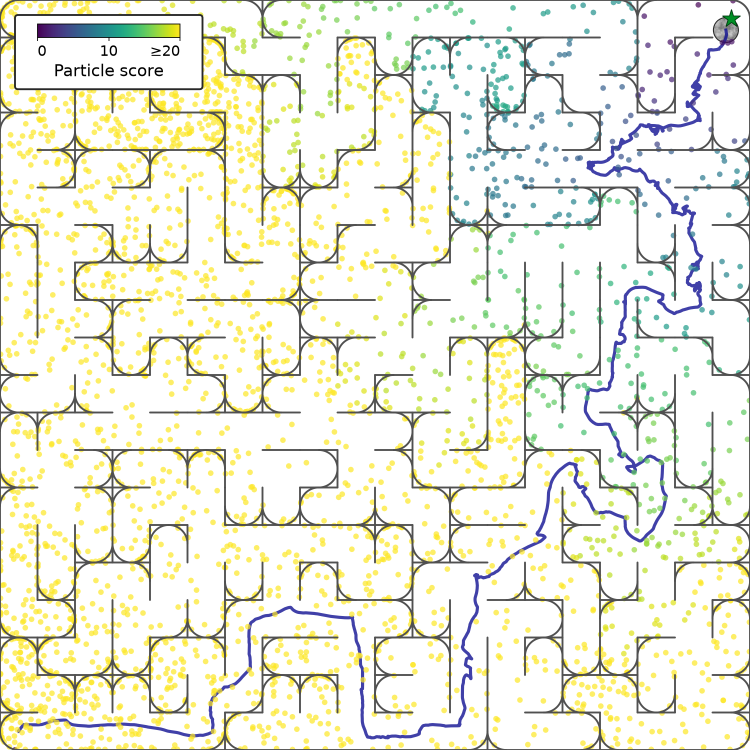
#> input picture figures/fig6/f/wallprune_G20_step000.png, 1500 x 1500 px, given in place of wallprune_G20.png, which was not available (shown at 1/2 size)
$ python inset_combo.py
#> lines starting #> are read from the running program, lines starting #| are printed output that depends on the picture
"""Place wallprune_G20_combo.png as an inset in the top right of wallprune_G20.png.

Writes wallprune_G20_inset.png next to the inputs (the base plot is left untouched,
since plot_wallprune.py regenerates it).
"""

import os

from PIL import Image, ImageDraw

HERE = os.path.dirname(os.path.abspath(__file__))
BASE = os.path.join(HERE, "wallprune_G20.png")
COMBO = os.path.join(HERE, "wallprune_G20_combo.png")
OUT = os.path.join(HERE, "wallprune_G20_inset.png")

INSET_FRAC = 0.46    # inset width as a fraction of the base figure width
MARGIN_X = 0.075     # gap from the right edge (fraction of base width); keeps it inside the axes
MARGIN_Y = 0.115     # gap from the top edge (fraction of base height), clears the title
BORDER_PX = 4

base = Image.open(BASE).convert("RGB")
combo = Image.open(COMBO).convert("RGB")
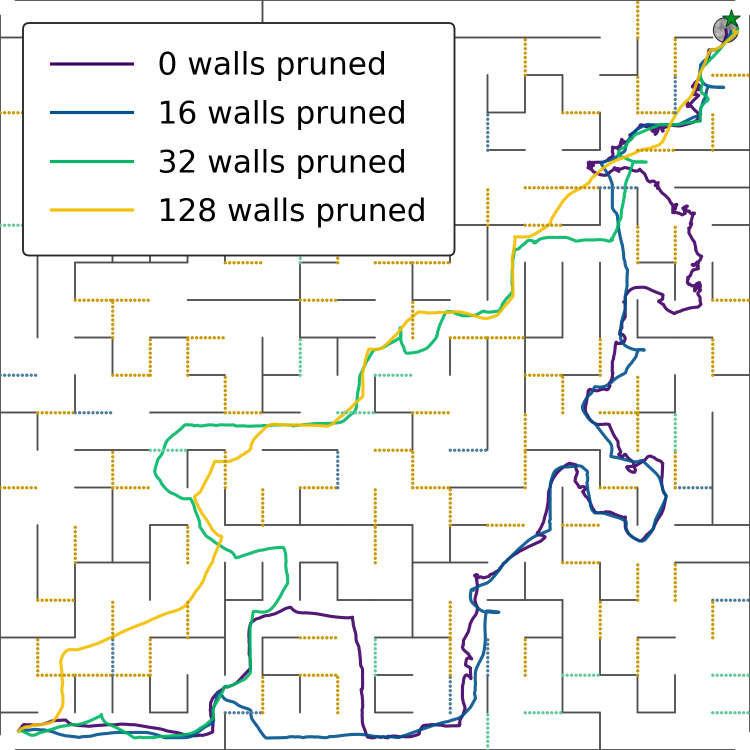
#> input picture figures/fig6/f/wallprune_G20_combo.png, 1500 x 1500 px (shown at 1/2 size)

side = round(base.width * INSET_FRAC)
#> side = 690
combo = combo.resize((side, side), Image.LANCZOS)
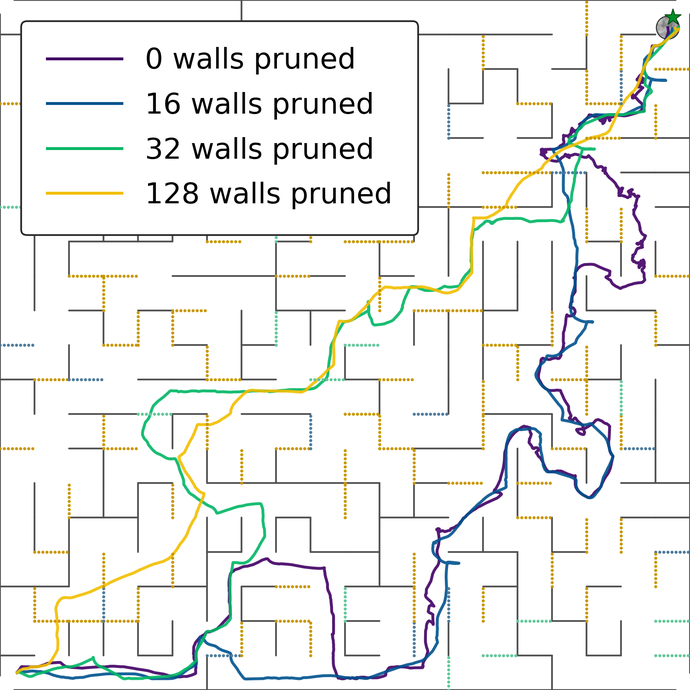
#> combo: PIL image 690x690 RGB; mean R, G, B 239.1, 239.9, 237.8

x0 = base.width - side - round(base.width * MARGIN_X)
#> x0 = 698
y0 = round(base.height * MARGIN_Y)
#> y0 = 172
base.paste(combo, (x0, y0))
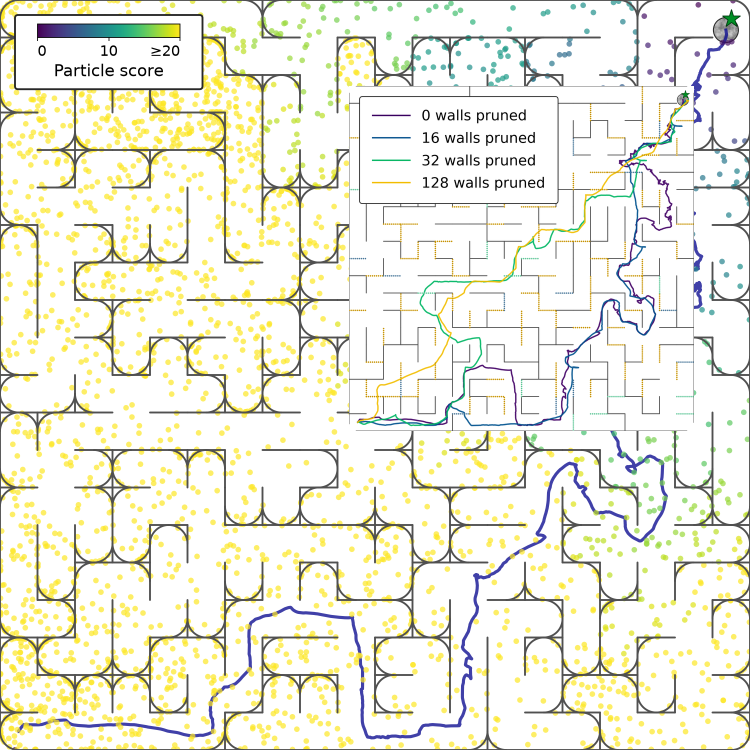
#> base: PIL image 1500x1500 RGB (shown at 1/2 size); mean R, G, B 237.5, 237.2, 224.4
ImageDraw.Draw(base).rectangle([x0, y0, x0 + side - 1, y0 + side - 1],
                               outline="#282828", width=BORDER_PX)

base.save(OUT)
print(f"Saved {OUT}")
